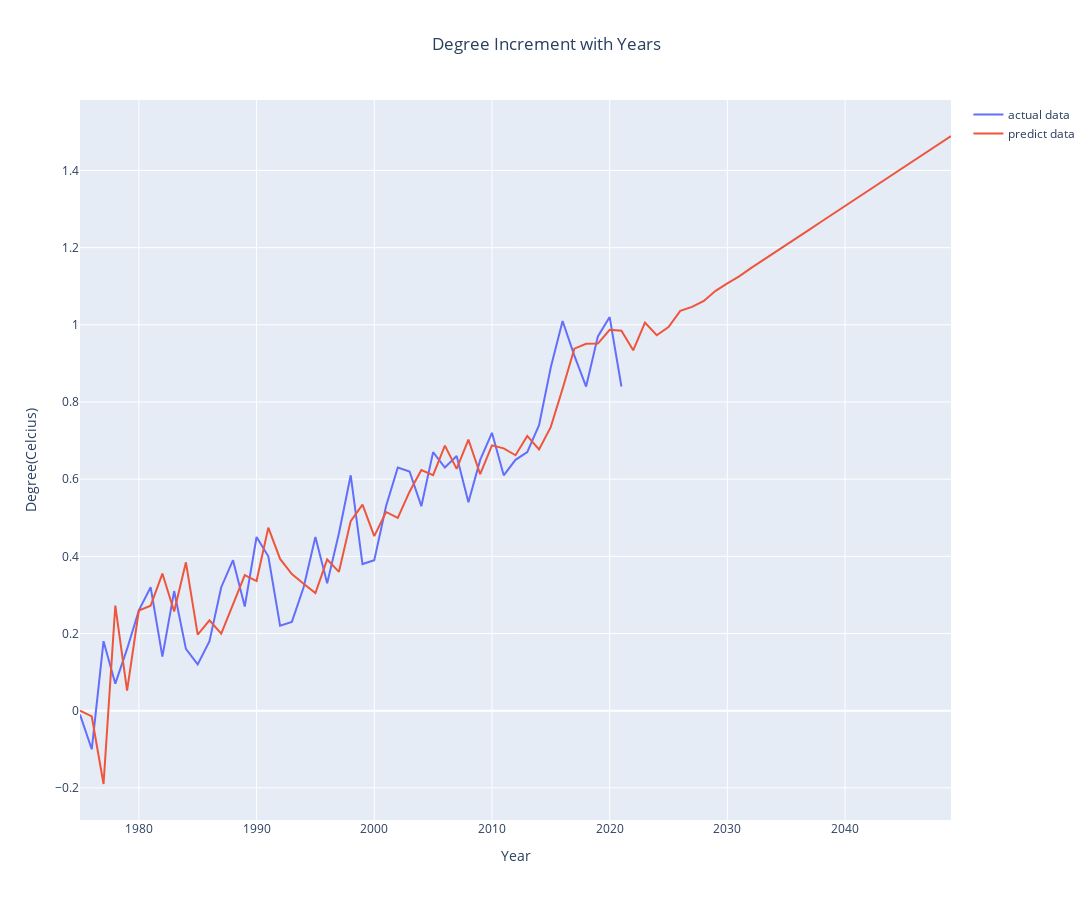

The notebook cell saved with this chart:
### Code cell
# Build Model to train the values
# modelfit_future = sm.tsa.ARIMA(degree.dropna().to_numpy(), order=(2, 2, 4)).fit()
modelfit_future = sm.tsa.ARIMA(degree.dropna().to_numpy(), order=(2, 2, 1)).fit()

# 2,1,0
# 2,1,1
# 1,1,0
# 1,1,1
# 6,1,0
# 6,1,1

# print(modelfit_future.summary())


ystart = 1975
yend_true_data = 2021
yend = 2050

predict = modelfit_future.predict(start =0, end = yend_true_data - ystart, dynamic=False)

# print(type(predict))
print(len(predict))

# # Forecast year = 30
future_year = yend - yend_true_data + 1
forecast_year = modelfit_future.forecast(steps=future_year) 
# print(forecast_year)

predict = np.append(predict, forecast_year)

yearlong = np.linspace(ystart, yend-1,yend - ystart )

fig_future = go.Figure()
fig_future.add_traces(go.Scatter(x=yearlong[:yend_true_data-ystart+1], y=degree, name = "actual data"))
# fig_future.add_traces(go.Scatter(x=yearlong[yend_true_data-ystart+1:], y=forecast_year, name = "predict data"))
fig_future.add_traces(go.Scatter(x=yearlong, y=predict, name = "predict data"))


fig_future.update_layout(
        xaxis = dict(
            title = "Year"
        ),
        yaxis = dict(
            title = "Degree(Celcius)"
        ),
        title='Degree Increment with Years',
        title_x=0.5,
        autosize=True,
        width=1500,
        height=900,
    )
fig_future.show()

### Figure 1 — Plotly figure (JSON) as saved in the notebook; plotly's stock layout.template omitted (floating-point values rounded to 4 significant figures)
{"data": [{"name": "actual data", "type": "scatter", "x": [1975, 1976, 1977, 1978, 1979, 1980, 1981, 1982, 1983, 1984, 1985, 1986, 1987, 1988, 1989, 1990, 1991, 1992, 1993, 1994, 1995, 1996, 1997, 1998, 1999, 2000, 2001, 2002, 2003, 2004, 2005, 2006, 2007, 2008, 2009, 2010, 2011, 2012, 2013, 2014, 2015, 2016, 2017, 2018, 2019, 2020, 2021], "y": [-0.01, -0.1, 0.18, 0.07, 0.16, 0.26, 0.32, 0.14, 0.31, 0.16, 0.12, 0.18, 0.32, 0.39, 0.27, 0.45, 0.4, 0.22, 0.23, 0.32, 0.45, 0.33, 0.46, 0.61, 0.38, 0.39, 0.53, 0.63, 0.62, 0.53, 0.67, 0.63, 0.66, 0.54, 0.65, 0.72, 0.61, 0.65, 0.67, 0.74, 0.89, 1.01, 0.92, 0.84, 0.97, 1.02, 0.84]}, {"name": "predict data", "type": "scatter", "x": [1975, 1976, 1977, 1978, 1979, 1980, 1981, 1982, 1983, 1984, 1985, 1986, 1987, 1988, 1989, 1990, 1991, 1992, 1993, 1994, 1995, 1996, 1997, 1998, 1999, 2000, 2001, 2002, 2003, 2004, 2005, 2006, 2007, 2008, 2009, 2010, 2011, 2012, 2013, 2014, 2015, 2016, 2017, 2018, 2019, 2020, 2021, 2022, 2023, 2024, 2025, 2026, 2027, 2028, 2029, 2030, 2031, 2032, 2033, 2034, 2035, 2036, 2037, 2038, 2039, 2040, 2041, 2042, 2043, 2044, 2045, 2046, 2047, 2048, 2049], "y": [0, -0.015, -0.19, 0.2725, 0.0519, 0.2596, 0.2719, 0.3554, 0.2572, 0.3846, 0.1969, 0.2342, 0.1995, 0.2747, 0.3514, 0.336, 0.4744, 0.3932, 0.3541, 0.329, 0.3048, 0.3919, 0.3598, 0.4913, 0.5338, 0.4524, 0.5149, 0.4994, 0.5675, 0.6235, 0.6105, 0.6869, 0.6265, 0.7026, 0.6128, 0.6875, 0.6797, 0.6619, 0.7121, 0.6769, 0.7354, 0.8341, 0.9382, 0.9507, 0.9513, 0.9871, 0.9847, 0.9339, 1.006, 0.9729, 0.9943, 1.036, 1.046, 1.062, 1.088, 1.108, 1.125, 1.147, 1.167, 1.187, 1.207, 1.227, 1.247, 1.268, 1.288, 1.308, 1.328, 1.348, 1.368, 1.389, 1.409, 1.429, 1.449, 1.469, 1.489, 1.509, 1.53]}], "layout": {"autosize": true, "height": 900, "title": {"text": "Degree Increment with Years", "x": 0.5}, "width": 1500, "xaxis": {"title": {"text": "Year"}}, "yaxis": {"title": {"text": "Degree(Celcius)"}}}}
